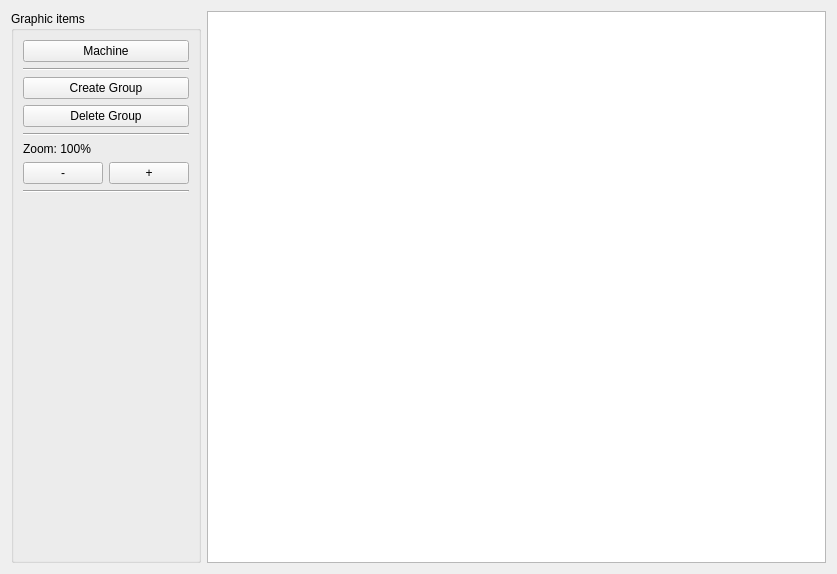
<ui version="4.0" >
 <class>PrototypeForm</class>
 <widget class="QWidget" name="PrototypeForm" >
  <property name="geometry" >
   <rect>
    <x>0</x>
    <y>0</y>
    <width>837</width>
    <height>574</height>
   </rect>
  </property>
  <property name="windowTitle" >
   <string>Prototype</string>
  </property>
  <layout class="QHBoxLayout" >
   <item>
    <widget class="QGroupBox" name="groupBox" >
     <property name="title" >
      <string>Graphic items</string>
     </property>
     <layout class="QVBoxLayout" >
      <item>
       <widget class="QPushButton" name="addMachineButton" >
        <property name="text" >
         <string>Machine</string>
        </property>
       </widget>
      </item>
      <item>
       <widget class="Line" name="line" >
        <property name="orientation" >
         <enum>Qt::Horizontal</enum>
        </property>
       </widget>
      </item>
      <item>
       <widget class="QPushButton" name="groupButton" >
        <property name="text" >
         <string>Create Group</string>
        </property>
       </widget>
      </item>
      <item>
       <widget class="QPushButton" name="ungroupButton" >
        <property name="text" >
         <string>Delete Group</string>
        </property>
       </widget>
      </item>
      <item>
       <widget class="Line" name="line_2" >
        <property name="orientation" >
         <enum>Qt::Horizontal</enum>
        </property>
       </widget>
      </item>
      <item>
       <widget class="QLabel" name="zoomLabel" >
        <property name="text" >
         <string>Zoom: 100%</string>
        </property>
       </widget>
      </item>
      <item>
       <layout class="QHBoxLayout" >
        <item>
         <widget class="QPushButton" name="minusButton" >
          <property name="text" >
           <string>-</string>
          </property>
         </widget>
        </item>
        <item>
         <widget class="QPushButton" name="plusButton" >
          <property name="sizePolicy" >
           <sizepolicy vsizetype="Fixed" hsizetype="Minimum" >
            <horstretch>0</horstretch>
            <verstretch>0</verstretch>
           </sizepolicy>
          </property>
          <property name="text" >
           <string>+</string>
          </property>
         </widget>
        </item>
       </layout>
      </item>
      <item>
       <widget class="Line" name="line_3" >
        <property name="orientation" >
         <enum>Qt::Horizontal</enum>
        </property>
       </widget>
      </item>
      <item>
       <spacer>
        <property name="orientation" >
         <enum>Qt::Vertical</enum>
        </property>
        <property name="sizeHint" >
         <size>
          <width>20</width>
          <height>40</height>
         </size>
        </property>
       </spacer>
      </item>
     </layout>
    </widget>
   </item>
   <item>
    <widget class="QGraphicsView" name="view" />
   </item>
  </layout>
 </widget>
 <resources/>
 <connections/>
</ui>
